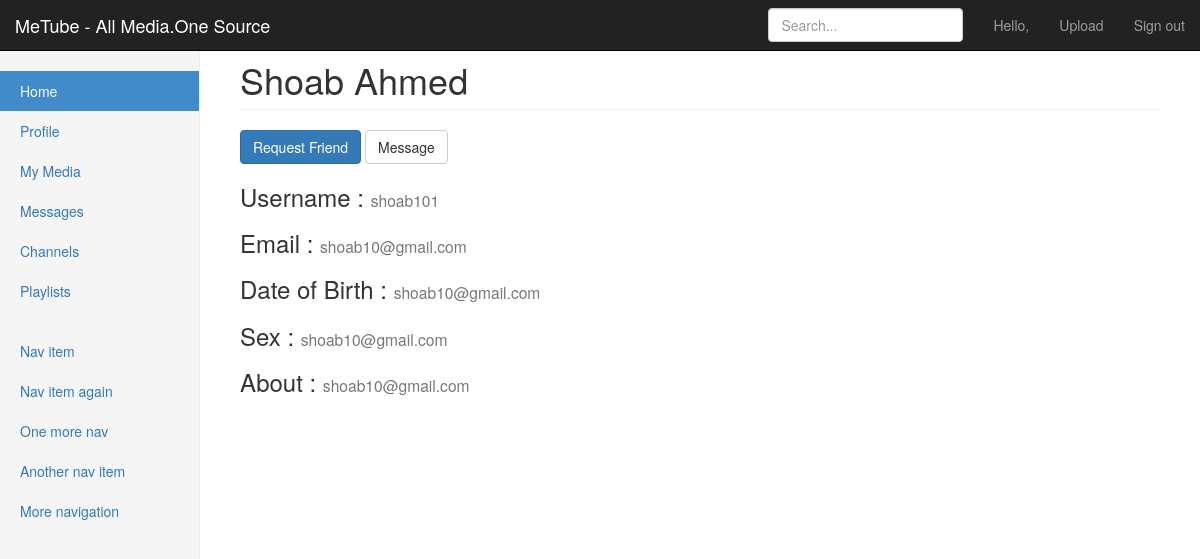
Screenshot of /user.php?username=shoab101 with the database file from the repository.
### tables this page shows
CREATE TABLE IF NOT EXISTS `account` (
  `accid` int(11) NOT NULL AUTO_INCREMENT,
  `username` varchar(10) NOT NULL,
  `password` varchar(10) NOT NULL,
  `email` varchar(20) NOT NULL,
  `firstname` text NOT NULL,
  `lastname` text NOT NULL,
  `sex` varchar(1) NOT NULL,
  `dob` date NOT NULL,
  `about` text NOT NULL,
  PRIMARY KEY (`accid`),
  UNIQUE KEY `accid` (`accid`)
);

### user.php (the view, shortened to what this page needs)
<?php
$username=$_SESSION['username'];
$query = "SELECT * from account where username='$_GET[username]'";
$result = mysql_query( $query );
while ($result_row = mysql_fetch_assoc($result))
{
  $uname=$result_row['username'];
  $firstname=$result_row['firstname'];
  $lastname=$result_row['lastname'];
  $email=$result_row['email'];
}
 ?>
<!DOCTYPE html>
<html lang="en">
  <head>
    <link rel="stylesheet" href="//netdna.bootstrapcdn.com/bootstrap/3.1.1/css/bootstrap.min.css">
    <link href="/metube/css/dashboard.css" rel="stylesheet">
  </head>
  <body>
    <div class="navbar navbar-inverse navbar-fixed-top" role="navigation">
      <div class="container-fluid">
        <div class="navbar-header">
          <a class="navbar-brand" href="/metube/homex.php">MeTube - All Media.One Source</a>
        </div>
        <div class="navbar-collapse collapse">
          <ul class="nav navbar-nav navbar-right">
            <li><a href="profile.php">Hello,<?php echo get_firstname($username); ?></a></li>
            <li><a href="uploadmedia.php">Upload</a></li>
            <li><a href="signout.php">Sign out</a></li>
          </ul>
          <form class="navbar-form navbar-right">
            <input type="text" class="form-control" placeholder="Search...">
          </form>
        </div>
      </div>
    </div>
    <div class="container-fluid">
      <div class="row">
        <div class="col-sm-3 col-md-2 sidebar">
          <ul class="nav nav-sidebar">
            <li class="active"><a href="homex.php">Home</a></li>
            <li><a href="profile.php">Profile</a></li>
            <li><a href="mymedia.php">My Media</a></li>
            <li><a href="messages.php">Messages</a></li>
            <li><a href="channels.php">Channels</a></li>
            <li><a href="playlists.php">Playlists</a></li>
          </ul>
          <ul class="nav nav-sidebar">
            <li><a href="">Nav item</a></li>
            <li><a href="">Nav item again</a></li>
            <li><a href="">One more nav</a></li>
            <li><a href="">Another nav item</a></li>
            <li><a href="">More navigation</a></li>
          </ul>
        </div>
      <div class="col-sm-9 col-sm-offset-3 col-md-10 col-md-offset-2 main" id="mainframe">
        <h1 class="page-header"><?php echo $firstname; echo" "; echo $lastname?></h1>
        <span id="Fbutton"><button class="btn btn-primary" id="Fbutton">Request Friend</button></span>
        <button class="btn btn-default">Message</button>
        <h3 align="left">Username : <small><?php echo $uname; ?></small></h3>
        <h3 align="left">Email : <small><?php echo $email; ?></small></h3>
        <h3 align="left">Date of Birth : <small><?php echo $email; ?></small></h3>
        <h3 align="left">Sex : <small><?php echo $email; ?></small></h3>
        <h3 align="left">About : <small><?php echo $email; ?></small></h3>
      </div>
      </div>
    </div>
  </body>
</html>

### css/dashboard.css (style rules this page uses)
body { padding-top: 50px; }
.sidebar { display: none; }
@media (min-width: 768px) { .sidebar { position: fixed; top: 51px; bottom: 0; left: 0; z-index: 1000; display: block; padding: 20px; overflow-x: hidden; overflow-y: auto; background-color: #f5f5f5; border-right: 1px solid #eee; } }
.nav-sidebar { margin-right: -21px; margin-bottom: 20px; margin-left: -20px; }
.nav-sidebar > li > a { padding-right: 20px; padding-left: 20px; }
.nav-sidebar > .active > a { color: #fff; background-color: #428bca; }
.main { padding: 10px; }
@media (min-width: 768px) { .main { padding-right: 40px; padding-left: 40px; } }
.main .page-header { margin-top: 0; }

### rows the page displays
account: firstname "Shoab", lastname "Ahmed", username "shoab101", email "shoab10@gmail.com"
